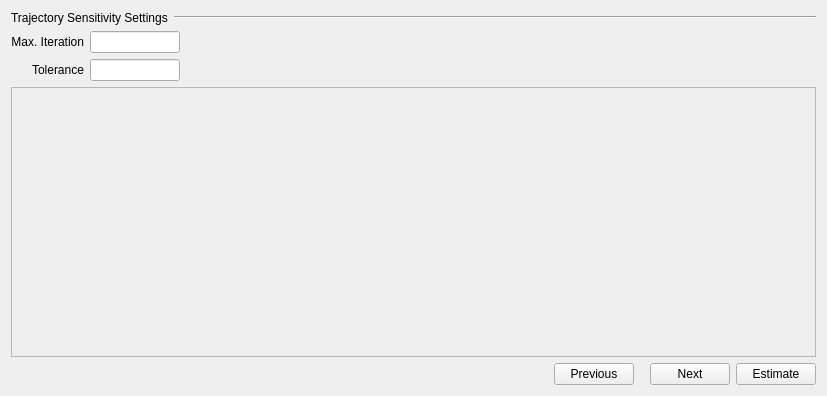
<?xml version="1.0" encoding="UTF-8"?>
<ui version="4.0">
 <class>ts_setting</class>
 <widget class="QWidget" name="ts_setting">
  <property name="geometry">
   <rect>
    <x>0</x>
    <y>0</y>
    <width>827</width>
    <height>396</height>
   </rect>
  </property>
  <property name="sizePolicy">
   <sizepolicy hsizetype="Preferred" vsizetype="Preferred">
    <horstretch>0</horstretch>
    <verstretch>0</verstretch>
   </sizepolicy>
  </property>
  <property name="minimumSize">
   <size>
    <width>827</width>
    <height>396</height>
   </size>
  </property>
  <property name="windowTitle">
   <string>Form</string>
  </property>
  <layout class="QGridLayout" name="gridLayout">
   <item row="0" column="0">
    <layout class="QHBoxLayout" name="horizontalLayout_7">
     <item>
      <widget class="QLabel" name="label">
       <property name="sizePolicy">
        <sizepolicy hsizetype="Fixed" vsizetype="Preferred">
         <horstretch>0</horstretch>
         <verstretch>0</verstretch>
        </sizepolicy>
       </property>
       <property name="text">
        <string>Trajectory Sensitivity Settings</string>
       </property>
      </widget>
     </item>
     <item>
      <widget class="Line" name="line">
       <property name="orientation">
        <enum>Qt::Horizontal</enum>
       </property>
      </widget>
     </item>
    </layout>
   </item>
   <item row="1" column="0">
    <layout class="QHBoxLayout" name="horizontalLayout_5">
     <item>
      <layout class="QVBoxLayout" name="verticalLayout">
       <item>
        <layout class="QHBoxLayout" name="horizontalLayout">
         <item>
          <widget class="QLabel" name="max_iteration_label">
           <property name="text">
            <string>Max. Iteration</string>
           </property>
           <property name="alignment">
            <set>Qt::AlignRight|Qt::AlignTrailing|Qt::AlignVCenter</set>
           </property>
          </widget>
         </item>
         <item>
          <widget class="QLineEdit" name="max_iteration">
           <property name="sizePolicy">
            <sizepolicy hsizetype="Fixed" vsizetype="Fixed">
             <horstretch>0</horstretch>
             <verstretch>0</verstretch>
            </sizepolicy>
           </property>
           <property name="maximumSize">
            <size>
             <width>90</width>
             <height>16777215</height>
            </size>
           </property>
          </widget>
         </item>
        </layout>
       </item>
       <item>
        <layout class="QHBoxLayout" name="horizontalLayout_2">
         <item>
          <widget class="QLabel" name="tolerance_label">
           <property name="text">
            <string>Tolerance</string>
           </property>
           <property name="alignment">
            <set>Qt::AlignRight|Qt::AlignTrailing|Qt::AlignVCenter</set>
           </property>
          </widget>
         </item>
         <item>
          <widget class="QLineEdit" name="tolerance">
           <property name="sizePolicy">
            <sizepolicy hsizetype="Fixed" vsizetype="Fixed">
             <horstretch>0</horstretch>
             <verstretch>0</verstretch>
            </sizepolicy>
           </property>
           <property name="maximumSize">
            <size>
             <width>90</width>
             <height>16777215</height>
            </size>
           </property>
          </widget>
         </item>
        </layout>
       </item>
      </layout>
     </item>
     <item>
      <spacer name="horizontalSpacer_3">
       <property name="orientation">
        <enum>Qt::Horizontal</enum>
       </property>
       <property name="sizeHint" stdset="0">
        <size>
         <width>40</width>
         <height>20</height>
        </size>
       </property>
      </spacer>
     </item>
    </layout>
   </item>
   <item row="2" column="0">
    <widget class="QScrollArea" name="scrollArea">
     <property name="sizePolicy">
      <sizepolicy hsizetype="Preferred" vsizetype="Expanding">
       <horstretch>0</horstretch>
       <verstretch>0</verstretch>
      </sizepolicy>
     </property>
     <property name="widgetResizable">
      <bool>true</bool>
     </property>
     <widget class="QWidget" name="scrollAreaWidgetContents">
      <property name="geometry">
       <rect>
        <x>0</x>
        <y>0</y>
        <width>807</width>
        <height>248</height>
       </rect>
      </property>
      <layout class="QGridLayout" name="gridLayout_2">
       <item row="0" column="0">
        <layout class="QVBoxLayout" name="verticalLayout_3">
         <item>
          <layout class="QHBoxLayout" name="horizontalLayout_9">
           <item>
            <layout class="QVBoxLayout" name="verticalLayout_2">
             <property name="sizeConstraint">
              <enum>QLayout::SetNoConstraint</enum>
             </property>
            </layout>
           </item>
           <item>
            <spacer name="horizontalSpacer_4">
             <property name="orientation">
              <enum>Qt::Horizontal</enum>
             </property>
             <property name="sizeHint" stdset="0">
              <size>
               <width>40</width>
               <height>20</height>
              </size>
             </property>
            </spacer>
           </item>
          </layout>
         </item>
         <item>
          <spacer name="verticalSpacer">
           <property name="orientation">
            <enum>Qt::Vertical</enum>
           </property>
           <property name="sizeHint" stdset="0">
            <size>
             <width>20</width>
             <height>40</height>
            </size>
           </property>
          </spacer>
         </item>
        </layout>
       </item>
      </layout>
     </widget>
    </widget>
   </item>
   <item row="3" column="0">
    <layout class="QHBoxLayout" name="horizontalLayout_6">
     <item>
      <spacer name="horizontalSpacer_2">
       <property name="orientation">
        <enum>Qt::Horizontal</enum>
       </property>
       <property name="sizeHint" stdset="0">
        <size>
         <width>40</width>
         <height>20</height>
        </size>
       </property>
      </spacer>
     </item>
     <item>
      <widget class="QPushButton" name="previous">
       <property name="text">
        <string>Previous</string>
       </property>
      </widget>
     </item>
     <item>
      <spacer name="horizontalSpacer">
       <property name="orientation">
        <enum>Qt::Horizontal</enum>
       </property>
       <property name="sizeType">
        <enum>QSizePolicy::Fixed</enum>
       </property>
       <property name="sizeHint" stdset="0">
        <size>
         <width>10</width>
         <height>20</height>
        </size>
       </property>
      </spacer>
     </item>
     <item>
      <widget class="QPushButton" name="next">
       <property name="text">
        <string>Next</string>
       </property>
      </widget>
     </item>
     <item>
      <widget class="QPushButton" name="estimate">
       <property name="text">
        <string>Estimate</string>
       </property>
      </widget>
     </item>
    </layout>
   </item>
  </layout>
 </widget>
 <resources/>
 <connections/>
</ui>
